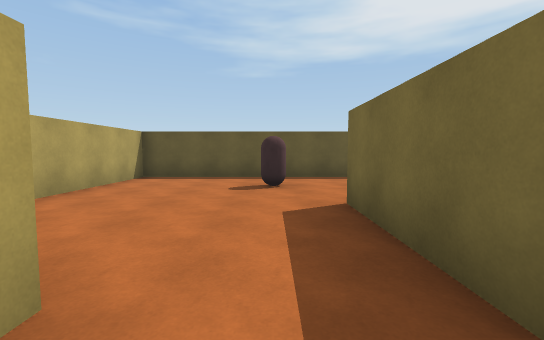
View 1 (above)

20 first-person views from a walk through a Unity game level. The camera is 1.4 m above the floor, tilts 4° down and sees 90° across. The floor is counted in squares, 2 m on a side. Each view is taken from the middle of a square. On the plan, view 1 faces up. The plan holds only what a view shows up to about 9 squares ahead; the rest is blank. The place goes on beyond the plan.

View 2
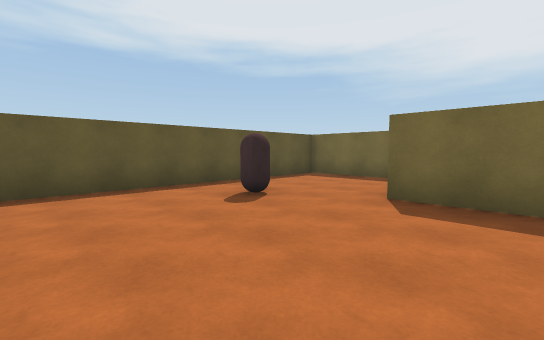

View 3
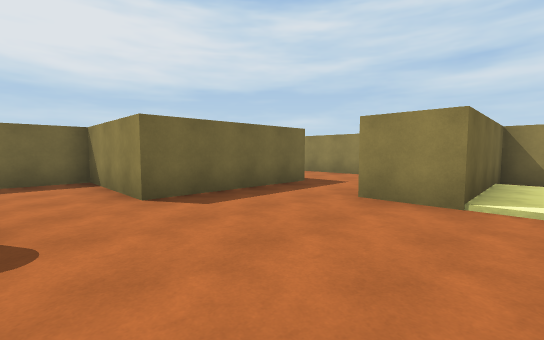

View 4
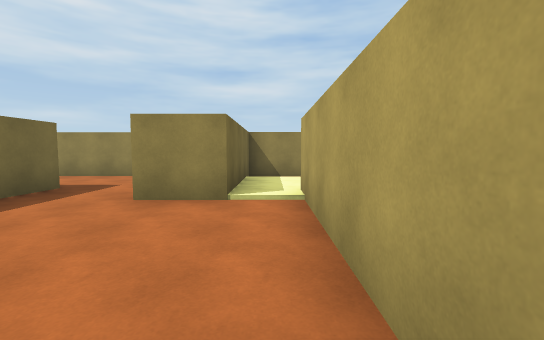

View 5
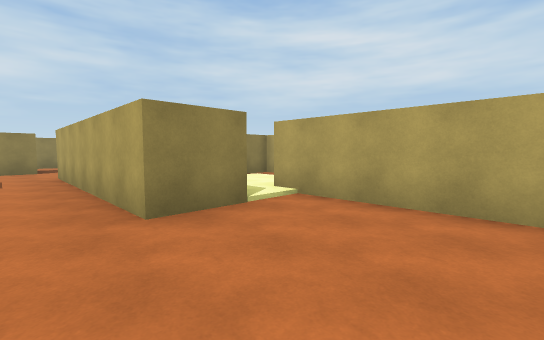

View 6
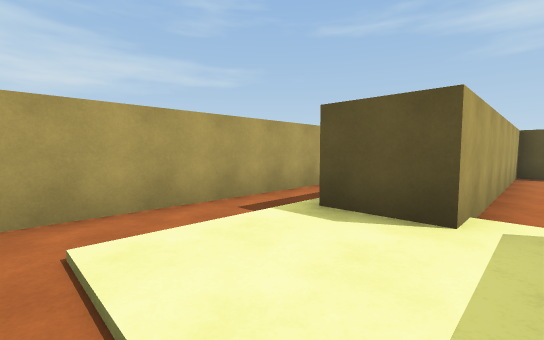

View 7
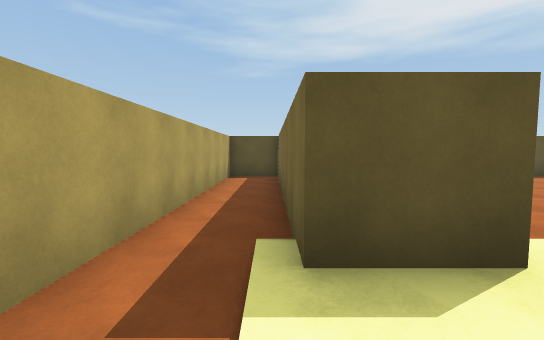

View 8
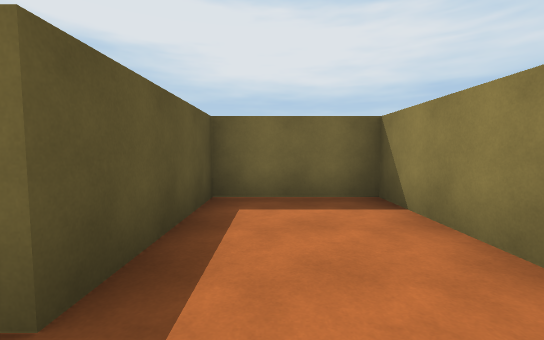

View 9
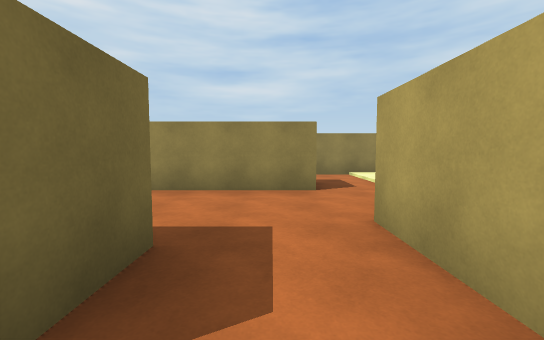

View 10
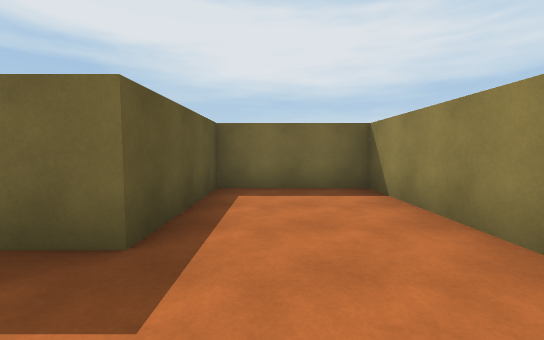

View 11
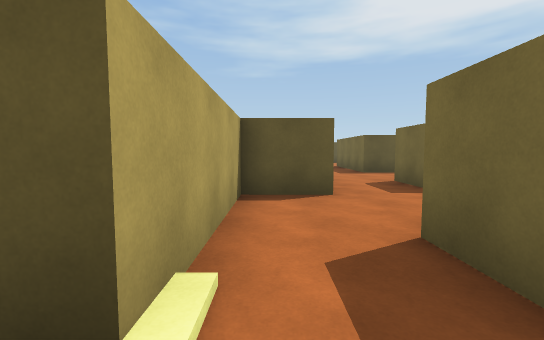

View 12
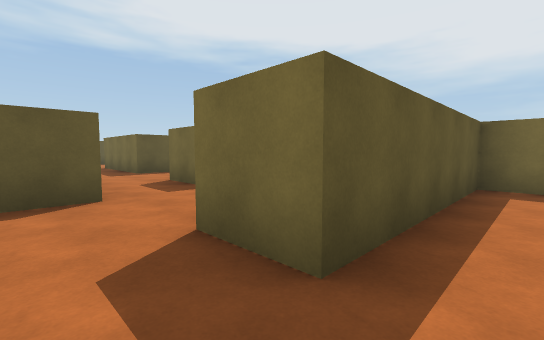

View 13
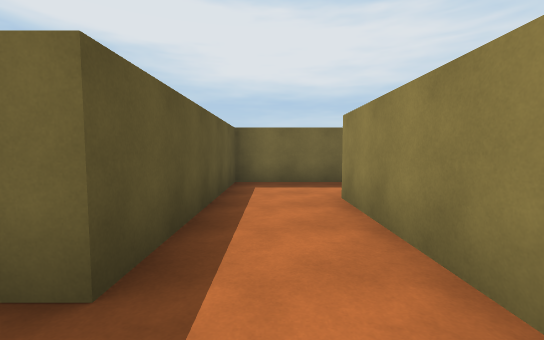

View 14
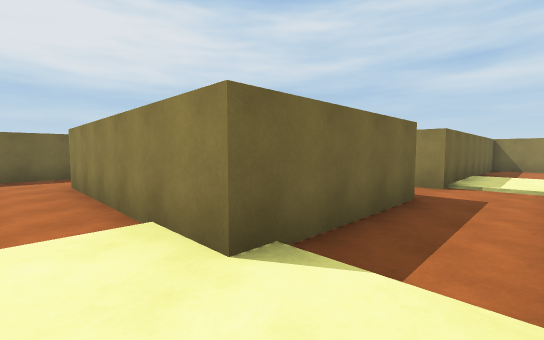

View 15
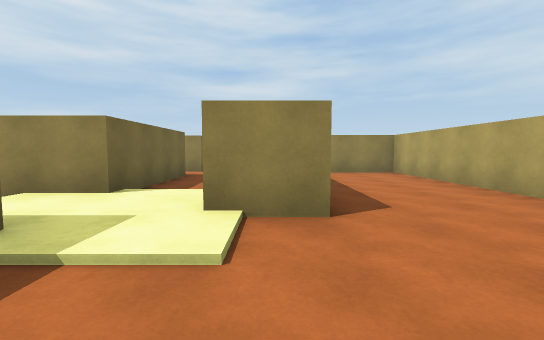

View 16
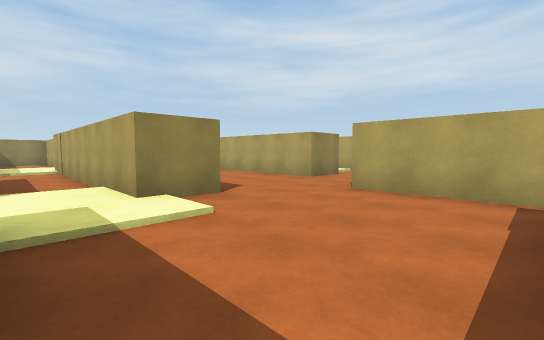

View 17
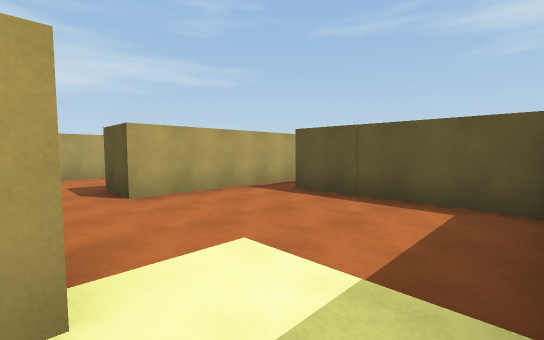

View 18
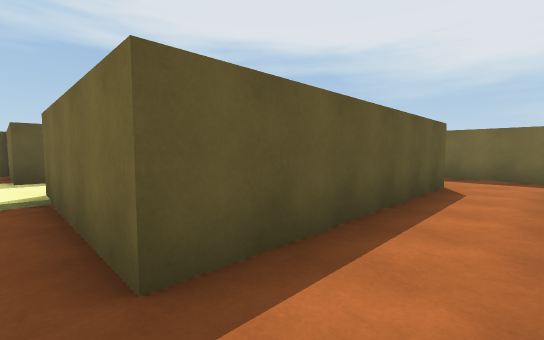

View 19
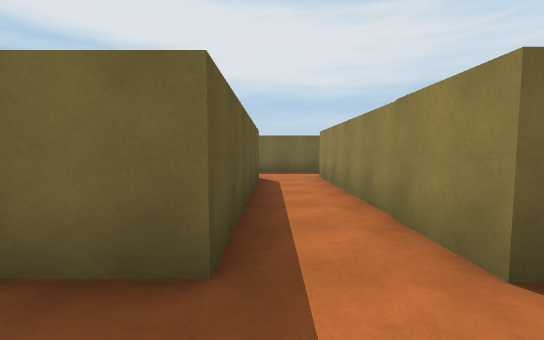

View 20
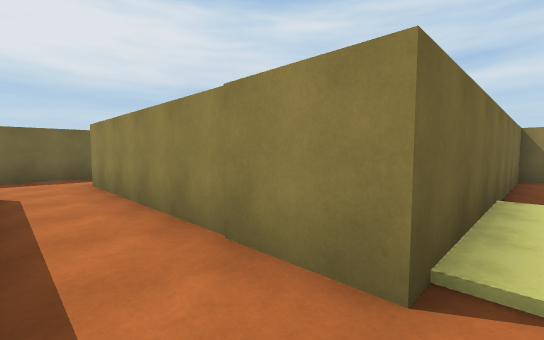

### Floor plan
Points are (right, up) in squares from view 1. A wall is a line through its corners. A room is listed if a view was taken in it or the views show most of it. See-through windows are left out.
Room 1 (views 1, 2, 3, 4, 5)
walls: (-2.4, 1.2) (-1, 1.2) (-1, -0.5); (1, -0.1) (1, 3.6) (4.1, 3.6) (4.1, 7.3) (-3.5, 7.3) (-3.5, 1.6)
ways out: opening at (-3, 1) to room 2; opening at (0, 0.5) to room 3
objects: capsule (0, 5)
Room 2 (views 6, 7)
walls: (-3.5, 1.6) (-3.5, 0.6) (-4.8, 0.6) (-4.8, 6.2); (-3.9, -2.6) (-2.4, -2.6) (-2.4, 1.2); (-4.8, 7.3) (-6.3, 7.3) (-6.3, -2.6) (-5.4, -2.6)
ways out: opening at (-3, 1) to room 1
Room 3 (views 8, 9)
walls: (1, -2.6) (4.1, -2.6) (4.1, -0.1) (1, -0.1); (-1, -0.5) (-1, -2.5)
ways out: opening at (0, 0.5) to room 1; opening at (0, -3.5) to room 4
Room 4 (view 10)
walls: (-0.8, -8.2) (-0.8, -6.8) (4.1, -6.8) (4.1, -4) (1, -4) (1, -2.6); (-1, -2.5) (-1, -4.7) (-2.5, -4.7) (-2.5, -8.2)
ways out: opening at (0, -3.5) to room 3; opening at (-1.5, -7.5) to room 5
Room 5 (views 11, 12, 13)
walls: (-2.6, -10) (2.1, -10); (4.1, -9.4) (4.1, -8.2) (-0.8, -8.2)
ways out: opening at (-1.5, -7.5) to room 4; opening at (-3, -9) to room 6; opening at (3, -10) to room 6
Room 6 (views 14, 15, 16, 17, 18, 19, 20)
walls: (-6.6, -8.8) (-5.3, -8.8) (-5.3, -16.2); (-2.5, -8.2) (-3.8, -8.2) (-3.8, -5.2); (-10, -9.5) (-10, -14.9) (-7.9, -14.9); (-3.8, -4.7) (-7.6, -4.7); (-3.6, -16.5) (-3.6, -15.3) (2.4, -15.3); (-8.7, -3.4) (-8.7, -7.6); (2.1, -13.7) (-3.6, -13.7) (-3.6, -10) (-2.6, -10); (4.1, -10.6) (4.1, -9.4); (4.1, -15.8) (4.1, -13.1)
ways out: opening at (-3, -9) to room 5; opening at (3, -10) to room 5; opening at (-10, -8.5); opening at (-4.5, -16)

Where each view was taken, in squares from view 1:
view 1: 0 up, 0 right, facing up
view 2: 2 up, 3 left, facing up-right
view 3: 5 up, 3 left, facing down-right
view 4: 5 up, 3 left, facing down
view 5: 4 up, 0 right, facing down-left
view 6: 2 down, 3 left, facing up-left
view 7: 1 down, 5 left, facing up
view 8: 1 down, 0 right, facing right
view 9: 2 down, 0 right, facing down
view 10: 5 down, 1 left, facing right
view 11: 9 down, 2 left, facing up
view 12: 9 down, 2 left, facing up-right
view 13: 9 down, 2 left, facing right
view 14: 9 down, 5 left, facing down-right
view 15: 6 down, 6 left, facing down
view 16: 5 down, 4 left, facing down-left
view 17: 9 down, 4 left, facing up-left
view 18: 15 down, 4 left, facing up-right
view 19: 14 down, 5 left, facing right
view 20: 14 down, 4 left, facing down-right
